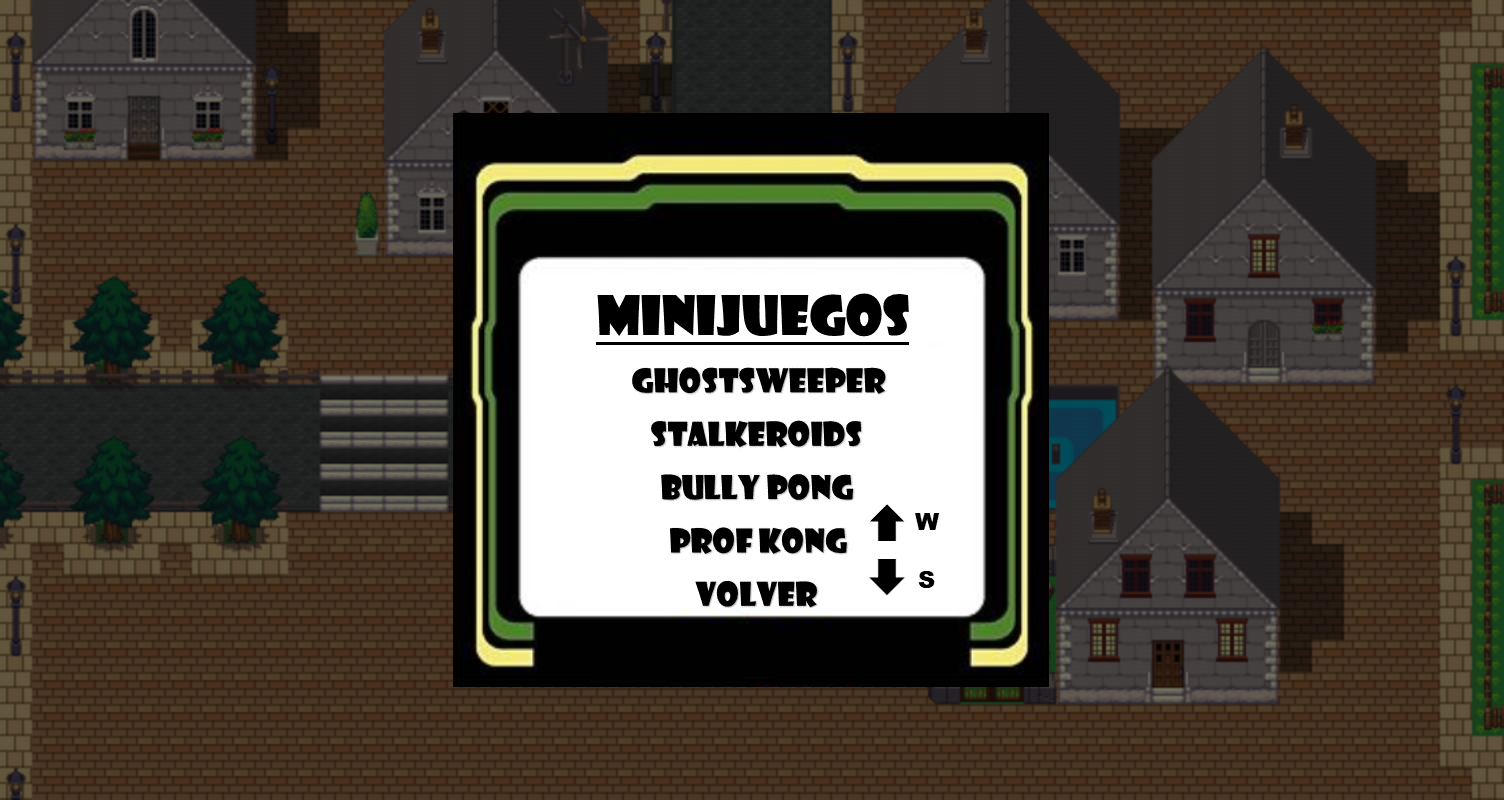

A 2D game scene composited from a Tiled map and its tileset images. What follows is a short description and the map's XML, with each tile layer's data collapsed to a summary:
An orthogonal 47x25 tile map with 32x32 px tiles, 1 tile layer (Capa de Patrones 1), 3 tilesets.

<map version="1.2" tiledversion="1.2.2" orientation="orthogonal" renderorder="right-down" width="47" height="25" tilewidth="32" tileheight="32" infinite="0" nextlayerid="2" nextobjectid="1">
 <tileset firstgid="1" source="../Construccion Mapas/menu.tsx" />
 <tileset firstgid="1176" source="../Construccion Mapas/menus2.tsx" />
 <tileset firstgid="2056" source="../Construccion Mapas/teclas.tsx" />
 <layer id="1" name="Capa de Patrones 1" width="47" height="25">
  <data>[1175 cells, 1175 non-empty, 1175 distinct tile ids]</data>
 </layer>
</map>
